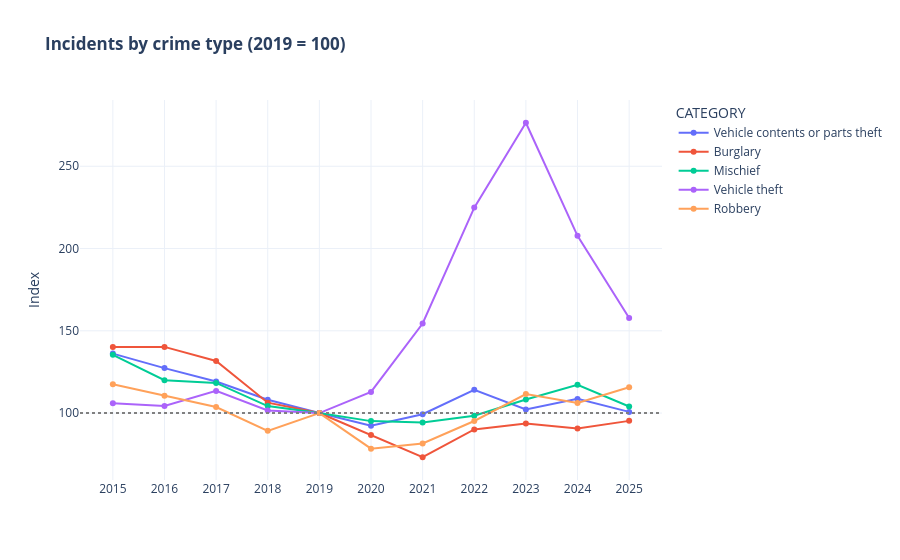

Notebook code for this chart:
### Code cell
index = index_to_baseline(yearly[MAIN_CATEGORIES], BASE_YEAR)
long_index = index.reset_index().melt(id_vars="YEAR", var_name="CATEGORY", value_name="INDEX")

fig = px.line(long_index, x="YEAR", y="INDEX", color="CATEGORY", markers=True,
              title="<b>Incidents by crime type (2019 = 100)</b>")
fig.add_hline(y=100, line_dash="dot", line_color="grey")
fig.update_xaxes(dtick=1, title=None)
fig.update_yaxes(title="Index")
fig.show()

### Figure 1 — Plotly figure (JSON) as saved in the notebook; plotly's stock layout.template omitted (floating-point values rounded to 4 significant figures)
{"data": [{"hovertemplate": "CATEGORY=Vehicle contents or parts theft<br>YEAR=%{x}<br>INDEX=%{y}<extra></extra>", "legendgroup": "Vehicle contents or parts theft", "line": {"color": "#636efa", "dash": "solid"}, "marker": {"symbol": "circle"}, "mode": "lines+markers", "name": "Vehicle contents or parts theft", "orientation": "v", "showlegend": true, "type": "scatter", "x": [2015, 2016, 2017, 2018, 2019, 2020, 2021, 2022, 2023, 2024, 2025], "xaxis": "x", "y": [136.1, 127.3, 119.2, 108.1, 100.0, 92.33, 99.3, 114.1, 102.2, 108.6, 100.7], "yaxis": "y"}, {"hovertemplate": "CATEGORY=Burglary<br>YEAR=%{x}<br>INDEX=%{y}<extra></extra>", "legendgroup": "Burglary", "line": {"color": "#EF553B", "dash": "solid"}, "marker": {"symbol": "circle"}, "mode": "lines+markers", "name": "Burglary", "orientation": "v", "showlegend": true, "type": "scatter", "x": [2015, 2016, 2017, 2018, 2019, 2020, 2021, 2022, 2023, 2024, 2025], "xaxis": "x", "y": [140.2, 140.2, 131.6, 106.3, 100.0, 86.69, 73.15, 90.05, 93.62, 90.63, 95.26], "yaxis": "y"}, {"hovertemplate": "CATEGORY=Mischief<br>YEAR=%{x}<br>INDEX=%{y}<extra></extra>", "legendgroup": "Mischief", "line": {"color": "#00cc96", "dash": "solid"}, "marker": {"symbol": "circle"}, "mode": "lines+markers", "name": "Mischief", "orientation": "v", "showlegend": true, "type": "scatter", "x": [2015, 2016, 2017, 2018, 2019, 2020, 2021, 2022, 2023, 2024, 2025], "xaxis": "x", "y": [135.4, 120.0, 118.3, 104.2, 100.0, 95.11, 94.31, 98.36, 108.3, 117.2, 104.0], "yaxis": "y"}, {"hovertemplate": "CATEGORY=Vehicle theft<br>YEAR=%{x}<br>INDEX=%{y}<extra></extra>", "legendgroup": "Vehicle theft", "line": {"color": "#ab63fa", "dash": "solid"}, "marker": {"symbol": "circle"}, "mode": "lines+markers", "name": "Vehicle theft", "orientation": "v", "showlegend": true, "type": "scatter", "x": [2015, 2016, 2017, 2018, 2019, 2020, 2021, 2022, 2023, 2024, 2025], "xaxis": "x", "y": [105.9, 104.4, 113.5, 101.6, 100.0, 112.9, 154.4, 224.9, 276.5, 207.7, 157.8], "yaxis": "y"}, {"hovertemplate": "CATEGORY=Robbery<br>YEAR=%{x}<br>INDEX=%{y}<extra></extra>", "legendgroup": "Robbery", "line": {"color": "#FFA15A", "dash": "solid"}, "marker": {"symbol": "circle"}, "mode": "lines+markers", "name": "Robbery", "orientation": "v", "showlegend": true, "type": "scatter", "x": [2015, 2016, 2017, 2018, 2019, 2020, 2021, 2022, 2023, 2024, 2025], "xaxis": "x", "y": [117.5, 110.6, 103.7, 89.19, 100.0, 78.38, 81.57, 95.18, 111.6, 106.1, 115.7], "yaxis": "y"}], "layout": {"legend": {"title": {"text": "CATEGORY"}, "tracegroupgap": 0}, "shapes": [{"line": {"color": "grey", "dash": "dot"}, "type": "line", "x0": 0, "x1": 1, "xref": "x domain", "y0": 100, "y1": 100, "yref": "y"}], "title": {"text": "<b>Incidents by crime type (2019 = 100)</b>"}, "xaxis": {"anchor": "y", "domain": [0, 1], "dtick": 1, "title": {}}, "yaxis": {"anchor": "x", "domain": [0, 1], "title": {"text": "Index"}}}}
